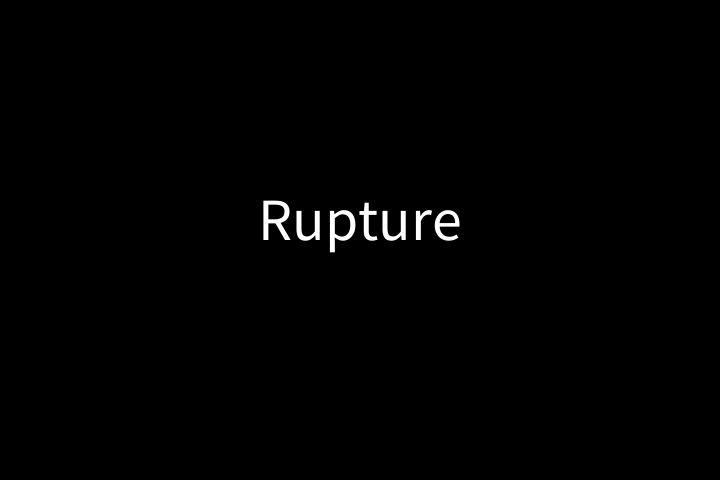
Frame 1 (no input)
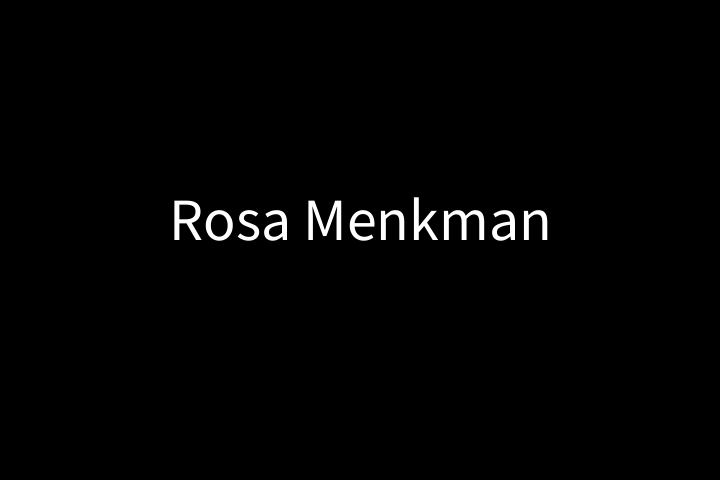
Frame 60 (the mouse pressed at the canvas centre just before this capture)
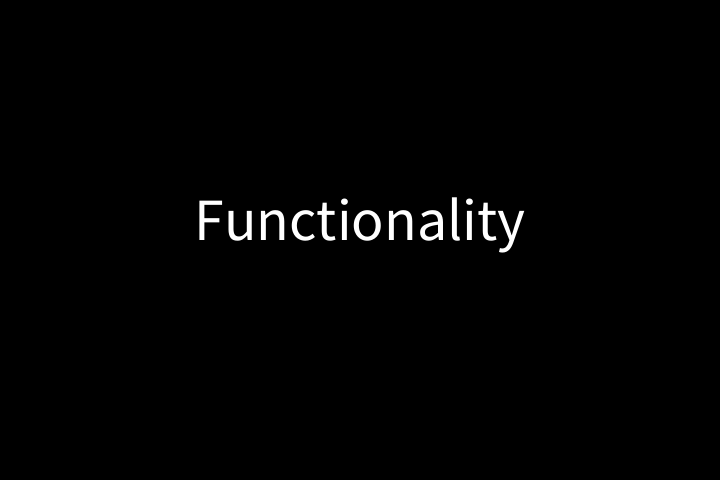
Frame 120 (the mouse held since frame 60 and released just before this capture)

The Processing sketch that drew these frames (run headless with seeded random() and noise(); from frame 60 on, the mouse is pressed at the canvas centre):

// Processing sketch: processing_94518
// ── processing_94518.pde

    String[] paroles = {"Unicode barf", "Broken executables", "Circuit-bending", "Databending",
            "Datamoshing", "Transcoding", "Spam", "Netochka Nezvanova", "Ideology",
            "Discontinuity", "Analog:digital", "Cognition", "Video feedback",
            "Flicker films", "Alvin Lucier", "Tony Conrad", "Steina Vasulka", "JODI", "John Cage", 
            "Chance", "Chaos", "Noise", "Error", "Accident", "Catastrophe", "Bug",
            "Crash", "Virus", "Game mods", "8bit", "Demoscene", "DIY", "Cyberpunk",
            "Biopunk", "Genderbending", "Neuroglitch", "Chartjunk", "Functionality", "Flow",
            "Rupture", "Expectation", "Slippage", "Claude Shannon", "Rosa Menkman", "VJ/DJ",
            "Live set", "Subculture", "Gift Economy", "Arthur Rimbaud", "Ideology",
            "Technoromanticism", "Interface", "Metaphor", "Aesthetics", "Memory"};
    int counter = 0;
    
    void setup() {  //setup function called initially, only once
        size(720, 480);
        background(0);  //set background black
        shuffle(paroles);
        frameRate(6);
        textSize(60);
        textAlign(CENTER);
    }

    void draw() {  //draw function loops 
        if (counter >= paroles.length) {
            shuffle(paroles);
            counter = 0;
        }
        background(0);
        fill(255);
        text(paroles[counter++], width/2, height/2);
    }

    void shuffle(String[] stringArray) {
        for (int lastPlace = stringArray.length - 1; lastPlace > 0; lastPlace--) {
            // Choose a random location from 0..lastPlace
            int randLoc = (int) (random(lastPlace + 1));
            // Swap items in locations randLoc and lastPlace
            String temp = stringArray[randLoc];
            stringArray[randLoc] = stringArray[lastPlace];
            stringArray[lastPlace] = temp;
        }
    }
